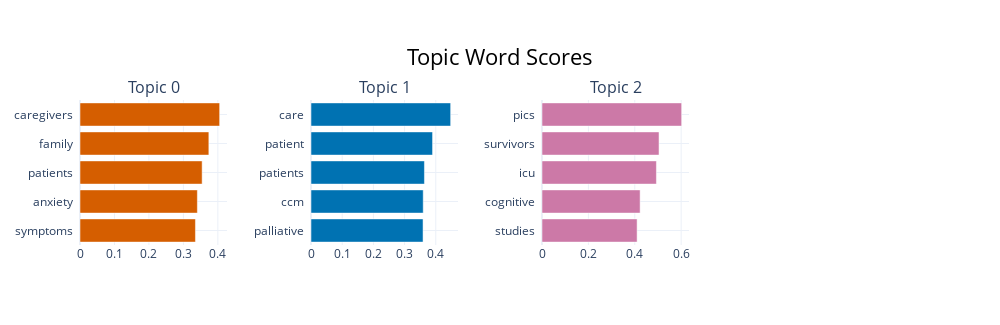

Notebook cell for this chart:
### Code cell
fig = topic_model.visualize_barchart()
fig.show()

### Figure 1 — Plotly figure (JSON) as saved in the notebook; plotly's stock layout.template omitted (floating-point values rounded to 4 significant figures)
{"data": [{"marker": {"color": "#D55E00"}, "orientation": "h", "type": "bar", "x": [0.335, 0.3405, 0.3544, 0.3739, 0.4052], "xaxis": "x", "y": ["symptoms  ", "anxiety  ", "patients  ", "family  ", "caregivers  "], "yaxis": "y"}, {"marker": {"color": "#0072B2"}, "orientation": "h", "type": "bar", "x": [0.3592, 0.3598, 0.3637, 0.3898, 0.4478], "xaxis": "x2", "y": ["palliative  ", "ccm  ", "patients  ", "patient  ", "care  "], "yaxis": "y2"}, {"marker": {"color": "#CC79A7"}, "orientation": "h", "type": "bar", "x": [0.4101, 0.423, 0.4933, 0.5046, 0.6022], "xaxis": "x3", "y": ["studies  ", "cognitive  ", "icu  ", "survivors  ", "pics  "], "yaxis": "y3"}], "layout": {"annotations": [{"font": {"size": 16}, "showarrow": false, "text": "Topic 0", "x": 0.0875, "xanchor": "center", "xref": "paper", "y": 1, "yanchor": "bottom", "yref": "paper"}, {"font": {"size": 16}, "showarrow": false, "text": "Topic 1", "x": 0.3625, "xanchor": "center", "xref": "paper", "y": 1, "yanchor": "bottom", "yref": "paper"}, {"font": {"size": 16}, "showarrow": false, "text": "Topic 2", "x": 0.6375, "xanchor": "center", "xref": "paper", "y": 1, "yanchor": "bottom", "yref": "paper"}], "height": 325, "hoverlabel": {"bgcolor": "white", "font": {"family": "Rockwell", "size": 16}}, "showlegend": false, "title": {"font": {"color": "Black", "size": 22}, "text": "Topic Word Scores", "x": 0.5, "xanchor": "center", "yanchor": "top"}, "width": 1000, "xaxis": {"anchor": "y", "domain": [0, 0.175], "showgrid": true}, "xaxis2": {"anchor": "y2", "domain": [0.275, 0.45], "showgrid": true}, "xaxis3": {"anchor": "y3", "domain": [0.55, 0.725], "showgrid": true}, "xaxis4": {"anchor": "y4", "domain": [0.825, 1], "showgrid": true}, "yaxis": {"anchor": "x", "domain": [0, 1], "showgrid": true}, "yaxis2": {"anchor": "x2", "domain": [0, 1], "showgrid": true}, "yaxis3": {"anchor": "x3", "domain": [0, 1], "showgrid": true}, "yaxis4": {"anchor": "x4", "domain": [0, 1], "showgrid": true}}}
